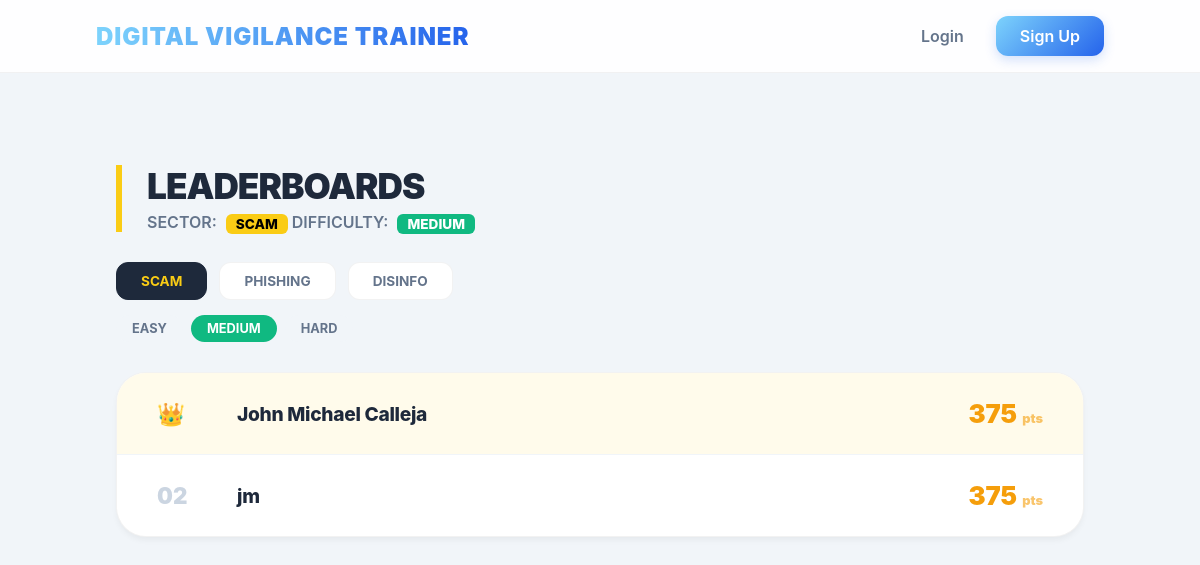
The page /leaderboard/?category=scam&difficulty=medium on the database its author committed.
### trainer/models.py (models this page shows, shortened)
class GameResult(models.Model):
    user = models.ForeignKey(User, on_delete=models.CASCADE)
    score = models.IntegerField()
    category = models.CharField(max_length=50)
    difficulty = models.CharField(
        max_length=10,
        choices=Scenario.DIFFICULTY_CHOICES,
        default='easy'
    )
    timestamp = models.DateTimeField(auto_now_add=True)

### trainer/views.py (the view)
# urls.py: path('leaderboard/', views.leaderboard, name='leaderboard'),
def leaderboard(request):
    cat = request.GET.get('category', 'scam')
    diff = request.GET.get('difficulty', 'easy')
    top_scores = GameResult.objects.filter(
        category=cat,
        difficulty=diff
    ).order_by('-score', '-timestamp')[:10]
    return render(request, 'trainer/leaderboard.html', {
        'top_scores': top_scores,
        'current_category': cat,
        'current_difficulty': diff,
        'categories': ['scam', 'phishing', 'disinfo'],
        'difficulties': ['easy', 'medium', 'hard'],
    })

### trainer/templates/trainer/leaderboard.html (shortened to what this page needs)
{% extends 'trainer/base.html' %}
{% block content %}
<div class="leaderboard-wrapper">
    <div class="header-section">
        <h2>Leaderboards</h2>
        <div class="sector-info">
            SECTOR: <span class="active-badge">{{ current_category|upper }}</span>
            DIFFICULTY: <span class="active-badge" style="background: #10b981; color: white;">{{ current_difficulty|upper }}</span>
        </div>
    </div>
    <div class="tabs">
        {% for cat in categories %}
            <a href="?category={{ cat }}&difficulty={{ current_difficulty }}"
               class="tab-link {% if cat == current_category %}active{% endif %}">
                {{ cat }}
            </a>
        {% endfor %}
    </div>
    <div class="difficulty-tabs">
        {% for diff in difficulties %}
            <a href="?category={{ current_category }}&difficulty={{ diff }}"
               class="diff-tab {% if diff == current_difficulty %}active-diff{% endif %}">
                {{ diff }}
            </a>
        {% endfor %}
    </div>
    <div class="ranking-card">
        {% for entry in top_scores %}
            <div class="rank-row {% if forloop.counter == 1 %}rank-1{% endif %}">
                <div class="rank-num">
                    {% if forloop.counter == 1 %}👑{% else %}{{ forloop.counter|stringformat:"02d" }}{% endif %}
                </div>
                <div class="player-name">
                    {{ entry.user.username }}
                </div>
                <div class="player-score">
                    {{ entry.score }} <small style="font-size: 0.8rem; opacity: 0.6;">pts</small>
                </div>
            </div>
        {% empty %}
            <div class="empty-msg">
                No scores recorded for this sector and difficulty yet.
            </div>
        {% endfor %}
    </div>
</div>
{% endblock %}

### trainer/templates/trainer/base.html (style rules this page uses)
:root { --grad-start: #7dd3fc; --grad-end: #2563eb; --bg-slate: #f1f5f9; --text-dark: #0f172a; }
body { margin: 0; background-color: var(--bg-slate); color: var(--text-dark); font-family: 'Inter', -apple-system, sans-serif; }

### trainer/templates/trainer/leaderboard.html (style rules this page uses)
:root { --text-dark: #1e293b; --text-muted: #64748b; --cyber-yellow: #facc15; --active-amber: #f59e0b; }
.leaderboard-wrapper { max-width: 1100px; margin: 60px auto; padding: 0 20px; font-family: 'Inter', 'Segoe UI', sans-serif; }
.header-section { margin-bottom: 30px; border-left: 6px solid var(--cyber-yellow); padding-left: 25px; }
.header-section h2 { font-size: 2.2rem; font-weight: 900; margin: 0; color: var(--text-dark); text-transform: uppercase; letter-spacing: -1px; }
.sector-info { color: var(--text-muted); font-size: 1rem; margin-top: 5px; font-weight: 600; }
.active-badge { color: #000; background: var(--cyber-yellow); padding: 2px 10px; border-radius: 6px; font-size: 0.85rem; margin-left: 5px; vertical-align: middle; font-weight: 800; }
.tabs { display: flex; gap: 12px; margin-bottom: 15px; flex-wrap: wrap; }
.tab-link { padding: 10px 24px; background: white; color: var(--text-muted); text-decoration: none; text-transform: uppercase; font-weight: 700; font-size: 0.85rem; border-radius: 12px; border: 1px solid rgba(0,0,0,0.05); transition: all 0.3s ease; }
.tab-link.active { background: var(--text-dark); color: var(--cyber-yellow); border-color: var(--text-dark); }
.difficulty-tabs { display: flex; gap: 8px; margin-bottom: 30px; }
.diff-tab { padding: 6px 16px; background: #f1f5f9; color: var(--text-muted); text-decoration: none; font-weight: 700; font-size: 0.8rem; border-radius: 20px; text-transform: uppercase; transition: 0.2s ease; }
.diff-tab.active-diff { background: #10b981; color: white; }
.ranking-card { background: white; border-radius: 30px; border: 1px solid rgba(0,0,0,0.05); overflow: hidden; box-shadow: 0 4px 6px -1px rgba(0, 0, 0, 0.05); }
.rank-row { display: grid; grid-template-columns: 80px 1fr 150px; padding: 25px 40px; border-bottom: 1px solid #f1f5f9; align-items: center; transition: all 0.2s ease; }
.rank-row:last-child { border-bottom: none; }
.rank-num { font-size: 1.4rem; font-weight: 900; color: #cbd5e1; }
.player-name { font-size: 1.2rem; font-weight: 800; color: var(--text-dark); letter-spacing: -0.3px; }
.player-score { text-align: right; color: var(--active-amber); font-size: 1.6rem; font-weight: 900; }
.rank-1 { background: #fffbeb; }
.rank-1 .rank-num { color: var(--active-amber); }

### rows shown on the page
GameResult: user.username "John Michael Calleja", score "375"
GameResult: user.username "jm", score "375"

### other values the page prints
{{ current_category|upper }} "SCAM"
{{ current_difficulty|upper }} "MEDIUM"
{{ cat }} "SCAM" "PHISHING" "DISINFO"
{{ diff }} "EASY" "MEDIUM" "HARD"
